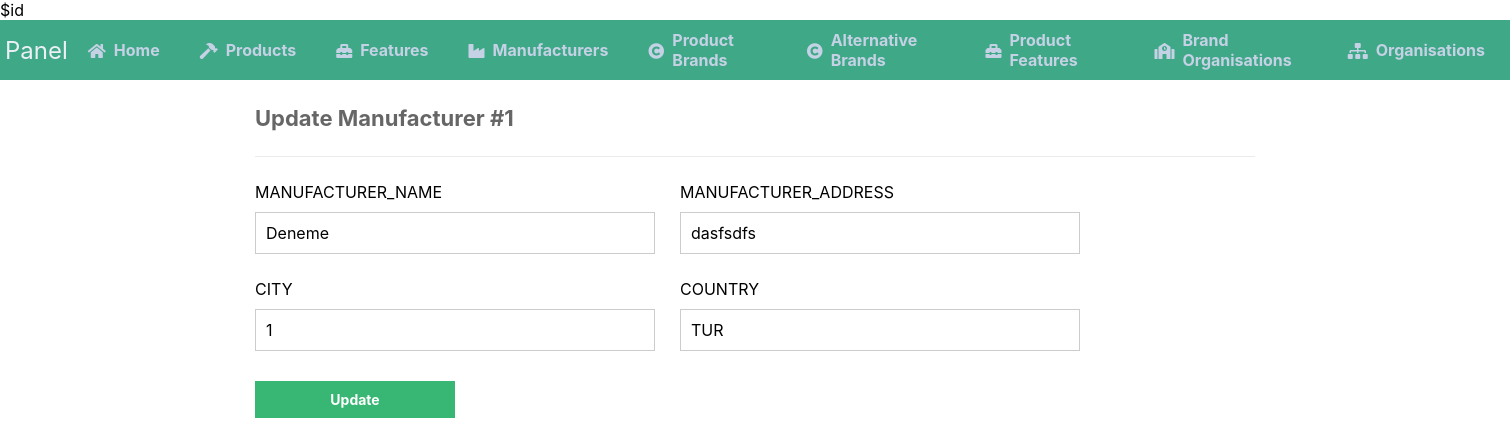
Page /update_manufacturers.php?MANUFACTURER_ID=1 on the committed database.
### tables this page shows
CREATE TABLE `manufacturers` (
  `MANUFACTURER_ID` int(11) NOT NULL,
  `MANUFACTURER_NAME` varchar(200) NOT NULL,
  `MANUFACTURER_ADDRESS` varchar(200) NOT NULL,
  `CITY` int(11) NOT NULL,
  `COUNTRY` char(3) NOT NULL
);

### update_manufacturers.php (the view, shortened to what this page needs)
$id<?php
include 'functions.php';
$pdo = pdo_connect_mysql();
if (isset($_GET['MANUFACTURER_ID'])) {
    $stmt = $pdo->prepare('SELECT * FROM MANUFACTURERS WHERE MANUFACTURER_ID = ?');
    $stmt->execute([$_GET['MANUFACTURER_ID']]);
    $contact = $stmt->fetch(PDO::FETCH_ASSOC);
} else {
    exit('No MANUFACTURER_ID is selected!');
}
?>
<?=template_header('Read')?>
<div class="content update">
	<h2>Update Manufacturer #<?=$contact['MANUFACTURER_ID']?></h2>
    <form action="update_manufacturers.php?MANUFACTURER_ID=<?=$contact['MANUFACTURER_ID']?>" method="post">
        <label for="MANUFACTURER_NAME">MANUFACTURER_NAME</label>
        <label for="MANUFACTURER_ADDRESS">MANUFACTURER_ADDRESS</label>
        <input type="text" name="MANUFACTURER_NAME" placeholder="Example Value" value="<?=$contact['MANUFACTURER_NAME']?>" id="MANUFACTURER_NAME">
        <input type="text" name="MANUFACTURER_ADDRESS" placeholder="Example Value" value="<?=$contact['MANUFACTURER_ADDRESS']?>" id="MANUFACTURER_ADDRESS">
        <label for="CITY">CITY</label>
        <label for="COUNTRY">COUNTRY</label>
        <input type="text" name="CITY" placeholder="Example Value" value="<?=$contact['CITY']?>" id="CITY">
        <input type="text" name="COUNTRY" placeholder="Example Value" value="<?=$contact['COUNTRY']?>" id="COUNTRY">
        <input type="submit" value="Update">
    </form>
</div>
<?=template_footer()?>

### style.css (style rules this page uses)
* { box-sizing: border-box; font-family: -apple-system, BlinkMacSystemFont, "segoe ui", roboto, oxygen, ubuntu, cantarell, "fira sans", "droid sans", "helvetica neue", Arial, sans-serif; font-size: 16px; -webkit-font-smoothing: antialiased; -moz-osx-font-smoothing: grayscale; }
body { background-color: #FFFFFF; margin: 0; }
.content { width: 1000px; margin: 0 auto; }
.content h2 { margin: 0; padding: 25px 0; font-size: 22px; border-bottom: 1px solid #ebebeb; color: #666666; }
.update form { padding: 15px 0; display: flex; flex-flow: wrap; }
.update form label { display: inline-flex; width: 400px; padding: 10px 0; margin-right: 25px; }
.update form input { padding: 10px; width: 400px; margin-right: 25px; margin-bottom: 15px; border: 1px solid #cccccc; }
.update form input[type="submit"] { display: block; background-color: #38b673; border: 0; font-weight: bold; font-size: 14px; color: #FFFFFF; cursor: pointer; width: 200px; margin-top: 15px; }

### rows in the picture
manufacturers: MANUFACTURER_ID "1", MANUFACTURER_NAME "Deneme", MANUFACTURER_ADDRESS "dasfsdfs", CITY "1", COUNTRY "TUR"
